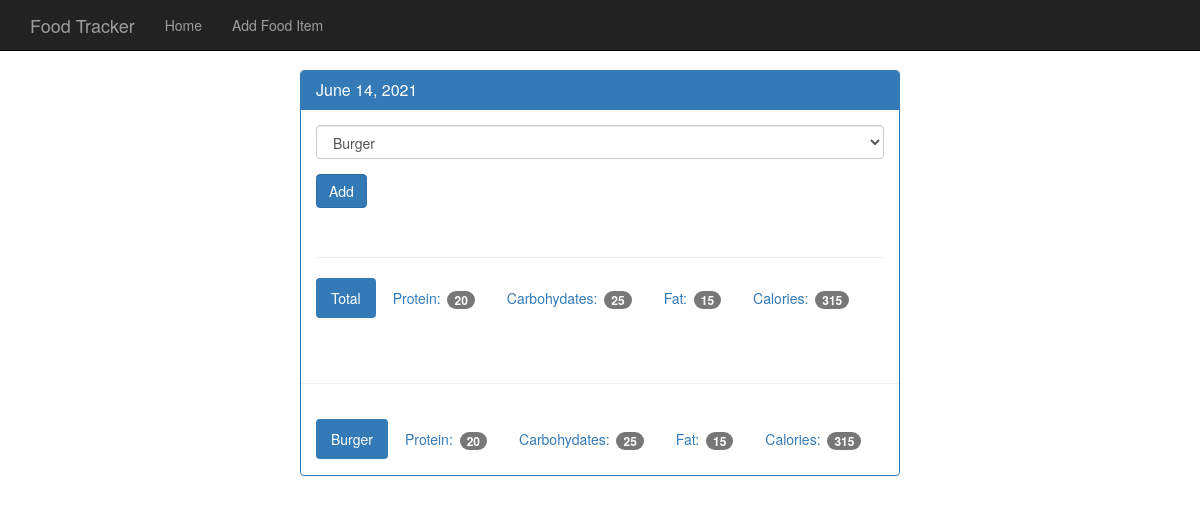
/view/20210614, run on the app's committed database.
### tables this page shows
CREATE TABLE food (
    id integer primary key autoincrement,
    name text not null,
    protein integer not null,
    carbohydrates integer not null,
    fat integer not null,
    calories integer not null
);

### app.py (the view)
@app.route("/view/<date>", methods=["GET", "POST"])
def view(date):
    db = get_db()
    cur = db.execute(
        "select id, entry_date from log_date where entry_date = ?", [date])
    date_result = cur.fetchone()
    if request.method == "POST":
        db.execute("insert into food_date (food_id, log_date_id) values(?, ?)",
                   [request.form['food-select'], date_result['id']])
        db.commit()
    d = datetime.strptime(str(date_result["entry_date"]), "%Y%m%d")
    pretty_date = datetime.strftime(d, "%B %d, %Y")
    food_cur = db.execute("select id, name from food order by name")
    food_results = food_cur.fetchall()
    log_cur = db.execute("""select food.name,
                            food.protein,
                            food.carbohydrates,
                            food.fat,
                            food.calories
                            from log_date
                            join food_date on food_date.log_date_id = log_date.id
                            join food on food.id = food_date.food_id
                            where log_date.entry_date = ?""", [date])
    log_results = log_cur.fetchall()
    totals = {}
    totals["protein"] = 0
    totals["carbohydrates"] = 0
    totals["fat"] = 0
    totals["calories"] = 0
    for food in log_results:
        totals["protein"] += food["protein"]
        totals["carbohydrates"] += food["carbohydrates"]
        totals["fat"] += food["fat"]
        totals["calories"] += food["calories"]
    return render_template("day.html", entry_date=date_result["entry_date"], pretty_date=pretty_date, food_results=food_results,
                            log_results=log_results, totals=totals)

### database.py (called while the page is built)
def connect_db():
    sql = sqlite3.connect(
        "D:/Personal/Python Courses/Udemy/Ultimate Flask Course/food-tracker/food_log.db")
    sql.row_factory = sqlite3.Row
    return sql

def get_db():
    if not hasattr(g, "sqlite3"):
        g.sqlite3 = connect_db()
    return g.sqlite3

### templates/day.html
{% extends "base.html" %}
{% block body %}
<nav class="navbar navbar-inverse navbar-fixed-top">
  <div class="container">
    <div class="navbar-header">
      <a class="navbar-brand" href="{{ url_for('index') }}">Food Tracker</a>
    </div>
    <div id="navbar" class="navbar-collapse collapse">
      <ul class="nav navbar-nav">
        <li><a href="{{ url_for('index') }}">Home</a></li>
        <li><a href="{{ url_for('food') }}">Add Food Item</a></li>
      </ul>
    </div>
  </div>
</nav>
<div class="container theme-showcase col-sm-6 col-sm-offset-3" role="main">
  <div class="row">
    <div>
      <div class="panel panel-primary">
        <div class="panel-heading">
          <h3 class="panel-title">{{ pretty_date }}</h3>
        </div>
        <div class="panel-body">
          <form method="POST" action="{{ url_for('view', date=entry_date) }}">
            <div class="form-group">
              <select class="form-control" name="food-select">
                {% for food in food_results %}
                <option value="{{ food.id }}">{{ food.name }}</option>
                {% endfor %}
              </select>
            </div>
            <button type="submit" class="btn btn-primary">Add</button>
          </form>
          <div class="page-header"></div>
          <ul class="nav nav-pills" role="tablist">
            <li class="active"><a>Total</a></li>
            <li><a>Protein: <span class="badge">{{ totals.protein }}</span></a></li>
            <li><a>Carbohydates: <span class="badge">{{ totals.carbohydrates }}</span></a></li>
            <li><a>Fat: <span class="badge">{{ totals.fat }}</span></a></li>
            <li><a>Calories: <span class="badge">{{ totals.calories }}</span></a></li>
          </ul>
        </div>
        <div class="page-header"></div>
        {% for food in log_results %}
        <div class="panel-body">
          <ul class="nav nav-pills" role="tablist">
            <li class="active"><a>{{ food.name }}</a></li>
            <li><a>Protein: <span class="badge">{{ food.protein }}</span></a></li>
            <li><a>Carbohydates: <span class="badge">{{ food.carbohydrates }}</span></a></li>
            <li><a>Fat: <span class="badge">{{ food.fat }}</span></a></li>
            <li><a>Calories: <span class="badge">{{ food.calories }}</span></a></li>
          </ul>
        </div>
        {% endfor %}
      </div>
    </div>
  </div>
</div>
{% endblock %}

### static/theme.css (style rules this page uses)
body { padding-top: 70px; padding-bottom: 30px; }

### data on the page
food: name "Burger", protein "20", carbohydrates "25", fat "15", calories "315"

### other printed values
{{ pretty_date }} "June 14, 2021"
{{ totals.protein }} "20"
{{ totals.carbohydrates }} "25"
{{ totals.fat }} "15"
{{ totals.calories }} "315"
form field food-select "Burger"
